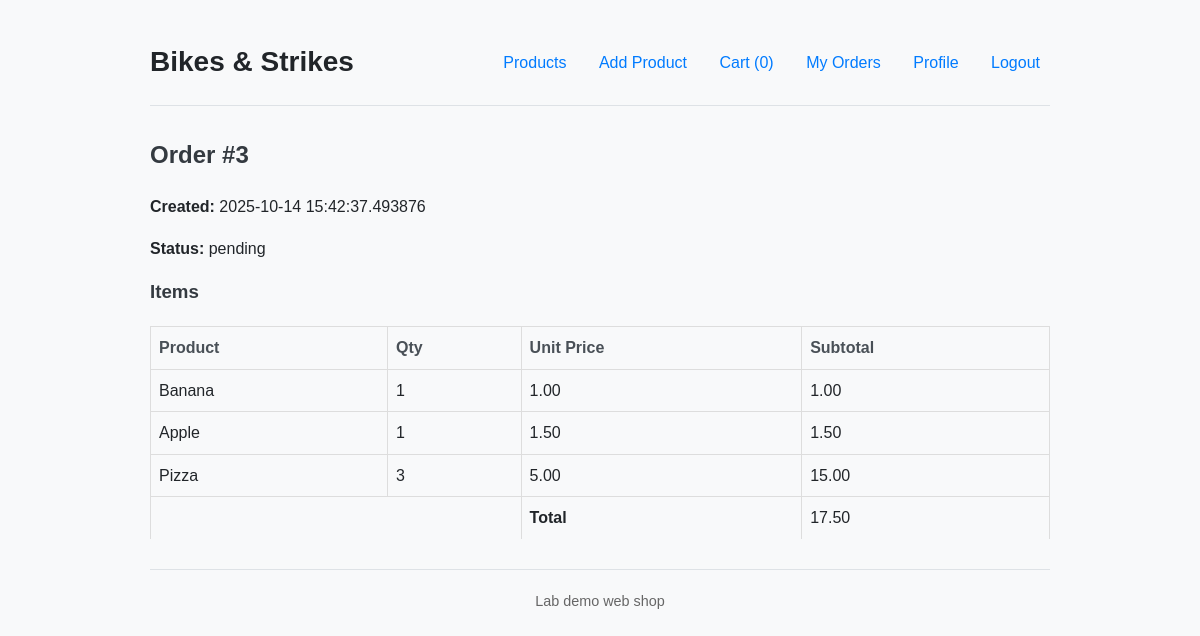
Page /order/3 (signed in) on the committed database.
### projekt/models.py (models this page shows)
class Order(db.Model):
    id = db.Column(db.Integer, primary_key=True)
    user_id = db.Column(db.Integer, db.ForeignKey('user.id'), nullable=False)
    total_price = db.Column(db.Numeric(12, 2), nullable=False)
    status = db.Column(db.String(50), default='pending')
    created_at = db.Column(db.DateTime, default=datetime.utcnow)
    items = db.relationship('OrderItem', backref='order', lazy=True)

class OrderItem(db.Model):
    id = db.Column(db.Integer, primary_key=True)
    order_id = db.Column(db.Integer, db.ForeignKey('order.id'), nullable=False)
    product_id = db.Column(db.Integer, db.ForeignKey(
        'product.id'), nullable=False)
    product = db.relationship('Product')
    quantity = db.Column(db.Integer, nullable=False)
    unit_price = db.Column(db.Numeric(10, 2), nullable=False)

class Product(db.Model):
    id = db.Column(db.Integer, primary_key=True)
    name = db.Column(db.String(200), nullable=False)
    description = db.Column(db.Text, default='')
    price = db.Column(db.Numeric(10, 2), nullable=False)

### projekt/routes.py (the view)
@app.route('/order/<int:order_id>')
@login_required
def order_detail(order_id):
    o = Order.query.get_or_404(order_id)
    if o.user_id != current_user.id:
        abort(403)
    return render_template('order_detail.html', order=o)

### projekt/__init__.py (called while the page is built)
@login_manager.user_loader
def load_user(user_id):
    return User.query.get(int(user_id))

### projekt/templates/order_detail.html
{% extends "base.html" %}
{% block content %}
  <h2>Order #{{ order.id }}</h2>
  <p><strong>Created:</strong> {{ order.created_at }}</p>
  <p><strong>Status:</strong> {{ order.status }}</p>
  <h3>Items</h3>
  <table>
    <tr><th>Product</th><th>Qty</th><th>Unit Price</th><th>Subtotal</th></tr>
    {% for it in order.items %}
      <tr>
        <td>{{ it.product.name }}</td>
        <td>{{ it.quantity }}</td>
        <td>{{ "%.2f"|format(it.unit_price) }}</td>
        <td>{{ "%.2f"|format(it.unit_price * it.quantity) }}</td>
      </tr>
    {% endfor %}
    <tr><td colspan="2"></td><td><strong>Total</strong></td><td>{{ "%.2f"|format(order.total_price) }}</td></tr>
  </table>
{% endblock %}

### projekt/static/style.css (style rules this page uses)
body { font-family: -apple-system, BlinkMacSystemFont, "Segoe UI", Roboto, Helvetica, Arial, sans-serif, "Apple Color Emoji", "Segoe UI Emoji", "Segoe UI Symbol"; background-color: #f8f9fa; color: #212529; line-height: 1.6; margin: 0; padding: 20px; }
h1, h2, h3 { color: #343a40; margin-top: 0; }
table { width: 100%; border-collapse: collapse; margin-top: 20px; }
table th, table td { padding: 12px 15px; text-align: left; border-bottom: 1px solid #dee2e6; }
table th { background-color: #f8f9fa; font-weight: 600; color: #495057; }
table tr:last-child td { border-bottom: none; }
body { font-family: Arial, sans-serif; max-width: 900px; margin: 20px auto; }
table { width:100%; border-collapse: collapse; margin-top:12px; }
table th, table td { border:1px solid #ddd; padding:8px; }

### rows in the picture
Order: id "3", created_at "2025-10-14 15:42:37.493876", status "pending", total_price "17.50"
OrderItem: product.name "Banana", quantity "1", unit_price "1.00", it.unit_price*it.quantity "1.00"
OrderItem: product.name "Apple", quantity "1", unit_price "1.50", it.unit_price*it.quantity "1.50"
OrderItem: product.name "Pizza", quantity "3", unit_price "5.00", it.unit_price*it.quantity "15.00"

### other values in the picture
{{ session.get('cart')|length if session.get('cart') else 0 }} "0"
